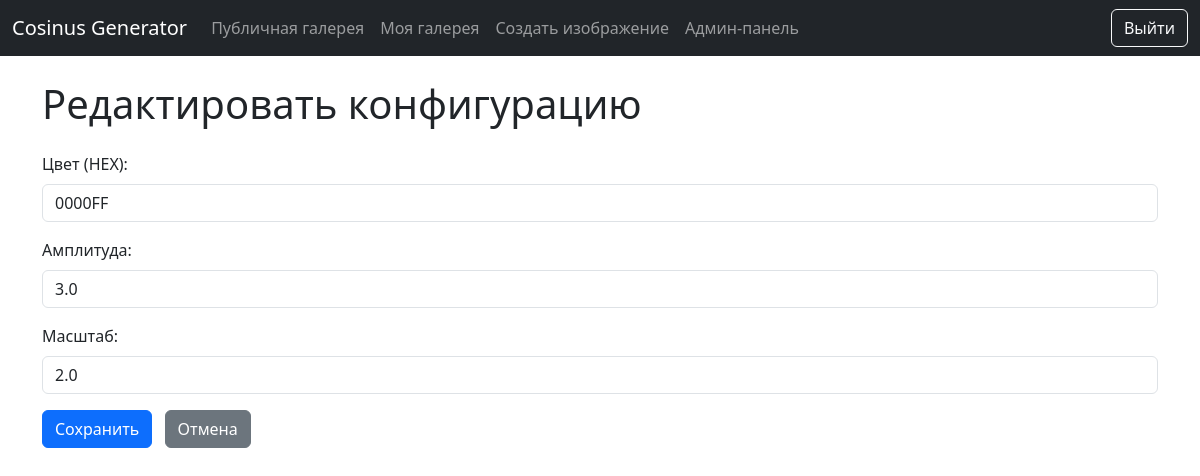
Screenshot of /config/22/edit/ (signed in) with the database file from the repository.
### images/models.py (models this page shows, shortened)
class ImageConfig(models.Model):
    user = models.ForeignKey(User, on_delete=models.CASCADE, related_name='image_configs')
    color = models.CharField(max_length=7, default='#0000FF')  # HEX-код цвета, по умолчанию синий
    amplitude = models.FloatField(
        validators=[MinValueValidator(0.1), MaxValueValidator(10.0)], default=1.0
    )  # Амплитуда косинуса
    scale = models.FloatField(
        validators=[MinValueValidator(0.1), MaxValueValidator(10.0)], default=1.0
    )  # Масштаб графика
    created_at = models.DateTimeField(auto_now_add=True)
    class Meta:
        ordering = ['-created_at']

### images/views.py (the view)
# urls.py: path('config/<int:pk>/edit/', views.edit_config, name='edit_config'),
@staff_member_required
def edit_config(request, pk):
    config = get_object_or_404(ImageConfig, pk=pk)
    if request.method == 'POST':
        config.color = request.POST.get('color', config.color)
        config.amplitude = float(request.POST.get('amplitude', config.amplitude))
        config.scale = float(request.POST.get('scale', config.scale))
        config.save()
        return redirect('public_gallery')
    return render(request, 'edit_config.html', {'config': config})

### images/templates/edit_config.html (shortened to what this page needs)
{% extends "base.html" %}
{% block content %}
    <h1 class="mb-4">Редактировать конфигурацию</h1>
    <form method="post" class="mb-4">
        <div class="mb-3">
            <label for="color" class="form-label">Цвет (HEX):</label>
            <input type="text" name="color" id="color" value="{{ config.color }}" class="form-control">
        </div>
        <div class="mb-3">
            <label for="amplitude" class="form-label">Амплитуда:</label>
            <input type="number" name="amplitude" id="amplitude" value="{{ config.amplitude }}" step="0.1" class="form-control">
        </div>
        <div class="mb-3">
            <label for="scale" class="form-label">Масштаб:</label>
            <input type="number" name="scale" id="scale" value="{{ config.scale }}" step="0.1" class="form-control">
        </div>
        <button type="submit" class="btn btn-primary">Сохранить</button>
        <a href="{% url 'public_gallery' %}" class="btn btn-secondary ms-2">Отмена</a>
    </form>
{% endblock %}

### rows the page displays
ImageConfig: color "0000FF", amplitude "3.0", scale "2.0"
